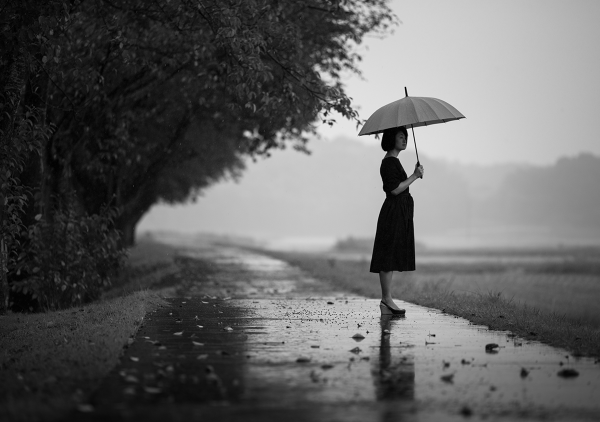
#> input picture images/woman_with_umbrella.jpg, 1200 x 844 px (shown at 1/2 size)
$ jupyter execute --allow-errors ta1.ipynb   (shell and % lines are left out)
#> lines starting #> are read from the running program, lines starting #| are printed output that depends on the picture; after the words box and inside, x2 and y2 are one past the last pixel; in counts of white or black regions, pixels touching at a corner belong together
#> the sliders are set to threshold = 127
### Setup

Instalação das libs necessárias e importação e configuração das mesmas.

[cell 1]
from matplotlib import pyplot as plt
import cv2
from ipywidgets import interactive, interact_manual

plt.rcParams['figure.dpi'] = 200

### Thresholding

Thresholding binário para segmentação de imagem.

[cell 2]
def binary_threshold(threshold):
#> called with threshold = 127
    image = cv2.imread("images/woman_with_umbrella.jpg")
#> image is the input picture: shape (844, 1200, 3); min 0, max 252, mean 97.1
    ret, thresh = cv2.threshold(image, threshold, 255, cv2.THRESH_BINARY)
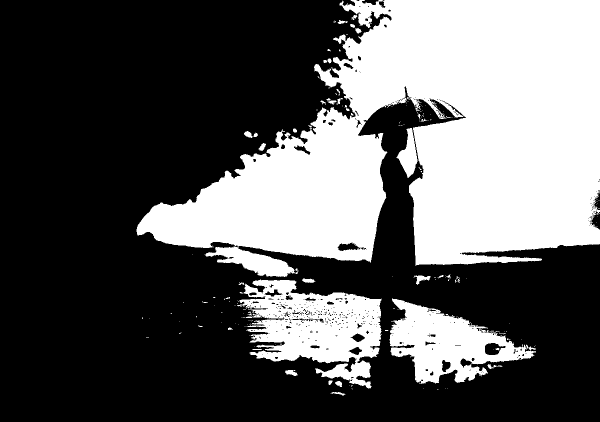
#> thresh: shape (844, 1200, 3) (shown at 1/2 size); 36.5% white; 206 white regions (165 under 20 px), largest, box (x1, y1, x2, y2) and area: (273, 0, 1200, 554) 305827, (474, 559, 763, 777) 34556, (779, 597, 1072, 768) 23890
#> ret = 127
    plt.subplot(121), plt.imshow(image, 'gray')
    plt.title("Original image"), plt.xticks([]), plt.yticks([])
    plt.subplot(122), plt.imshow(thresh, 'gray')
    plt.title("Threshold image"), plt.xticks([]), plt.yticks([])

    plt.show()
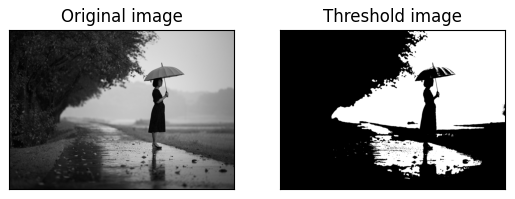
#> figure drawn by matplotlib, 2 panels
#> the sliders are set to average_kernel_size = 63, gaussian_sigma = 63, median_kernel_size = 128

interactive(binary_threshold, threshold=(0, 255, 1))

### Filtros de desfoque

Diferentes filtros de desfoque com sliders para alterar o tamanho de seus kernels ou o sigma do desfoque gaussiano.

[cell 3]
def filters(average_kernel_size, gaussian_sigma, median_kernel_size):
#> called with average_kernel_size = 63, gaussian_sigma = 63, median_kernel_size = 128
    image = cv2.imread("images/woman_with_umbrella.jpg", cv2.IMREAD_GRAYSCALE)
#> image: shape (844, 1200); min 0, max 252, mean 97.1
    average_blur = cv2.blur(image, (average_kernel_size, average_kernel_size))
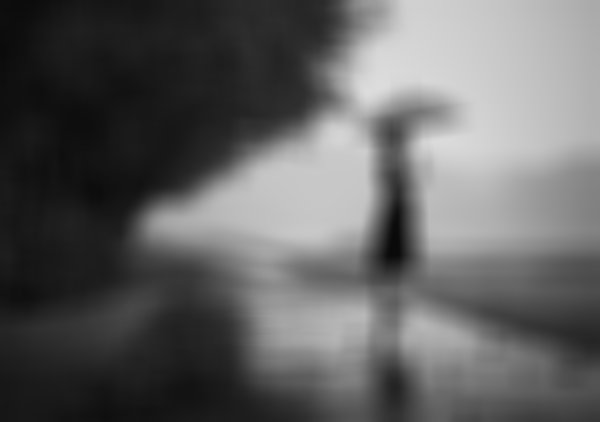
#> average_blur: shape (844, 1200) (shown at 1/2 size); min 9, max 221, mean 97.1
    gaussian_blur = cv2.GaussianBlur(image, (127, 127), sigmaX=gaussian_sigma)
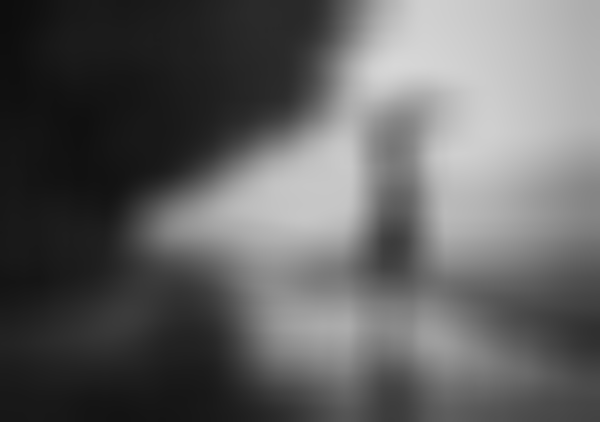
#> gaussian_blur: shape (844, 1200) (shown at 1/2 size); min 13, max 215, mean 97.1
#> the sliders are set to th1 = 127, th2 = 127
    median_blur = cv2.medianBlur(image, median_kernel_size)
    plt.subplot(221), plt.imshow(image, 'gray')
    plt.title("Original image"), plt.xticks([]), plt.yticks([])
    plt.subplot(222), plt.imshow(average_blur, 'gray')
    plt.title("Average blur"), plt.xticks([]), plt.yticks([])
    plt.subplot(223), plt.imshow(gaussian_blur, 'gray')
    plt.title("Gaussian blur"), plt.xticks([]), plt.yticks([])
    plt.subplot(224), plt.imshow(median_blur, 'gray')
    plt.title("Median blur"), plt.xticks([]), plt.yticks([])

    plt.show()

#> (the rest of this cell did not finish here and is left out)

### Detecção de bordas

Detecção de bordas utilizando a técnica de Canny com 2 thresholds.

[cell 4]
def edges(th1, th2):
#> called with th1 = 127, th2 = 127
    img = cv2.imread('images/woman_with_umbrella.jpg', cv2.IMREAD_GRAYSCALE)
    edges = cv2.Canny(img, th1, th2, L2gradient=True)
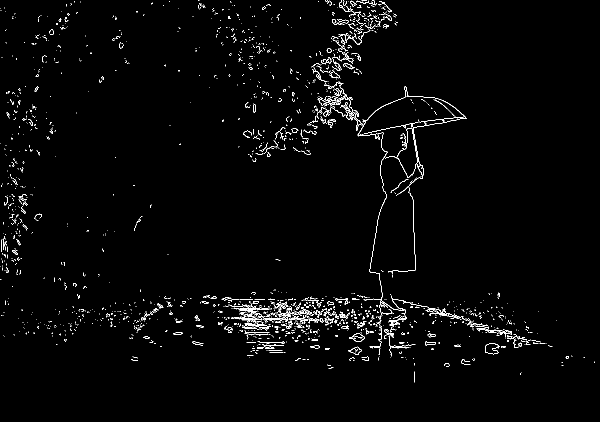
#> edges: shape (844, 1200) (shown at 1/2 size); 1.8% white in thin lines or dots, all inside (x1, y1, x2, y2) = (0, 0, 1190, 765)
    plt.subplot(121),plt.imshow(img,cmap = 'gray')
    plt.title('Original Image'), plt.xticks([]), plt.yticks([])
    plt.subplot(122),plt.imshow(edges,cmap = 'gray')
    plt.title('Edge Image'), plt.xticks([]), plt.yticks([])

    plt.show()

interactive(edges, th1=(0, 255, 1), th2=(0, 255, 1))
